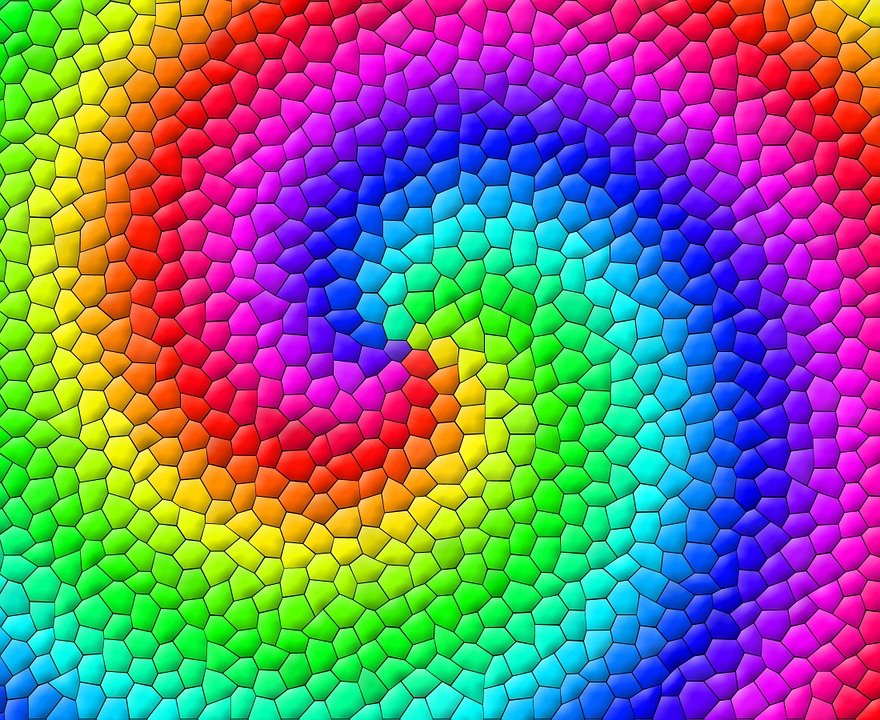
#> input picture lab1/images/spiral.jpg, 880 x 720 px
$ jupyter execute --allow-errors introduction.ipynb   (shell and % lines are left out)
#> lines starting #> are read from the running program, lines starting #| are printed output that depends on the picture
# Introduction

This notebook is made to introduce you into computer vision world!
Today we will learn how to:
 - import image to python
 - capture camera
 - OpenCV basics

### First things first, let's see if your environment works
Run code cell below

[cell 1]
import cv2
import matplotlib.pyplot as plt

print(cv2.version.opencv_version)

Looks good :D

### Getting image

Most of time we will need data to work on, so we have to get it somehow.
In order to get image into python we can use **OpenCV** module.

[cell 2]
IMAGE_PATH = "./images/spiral.jpg"
img = cv2.imread(IMAGE_PATH)
#> img is the input picture: shape (720, 880, 3); mean B, G, R 126.4, 115.1, 126.3

Let's print our beautiful image!

[cell 3]
print(img)
#> (printed output is left out)

Oh wait, what the *!?&
Why our image turned into numbers??

Well, every image is just an array of numbers (pixels) from **[0 .. 255]**
First dimension stands for **height**

[cell 4]
img_height = img.shape[0]
#> img_height = 720
img_height
#> Out = 720

Second one for **width**

[cell 5]
img_width = img.shape[1]
#> img_width = 880
img_width
#> Out = 880

The third one is pixel
**REMEMBER** in OpenCV order of colors is BGR

[cell 6]
some_pixel = img[0, 10]
#> some_pixel = [0, 76, 0]
some_pixel
#> Out = [0, 76, 0]

Now we can actually see our image :)
we do this via **matplotlib** module

[cell 7]
plt.imshow(img)
plt.axis('off')
plt.show()

### Now let's try to capture our camera

Run *capture_camera.py*

### 1. Exercise

Today we have two exercises and this is the first one!
You have to complete the function below so that it returns the image
with only one color!

[cell 8]
import numpy as np

def get_one_color(image : list,
                  color : int) -> list:
    """
    :param image: input image
    :param color: color as integer:
                  BLUE = 0
                  GREEN = 1
                  RED = 2
    :return: image with only one color
    """
#> called with color = 0
    return image[:, :, color]
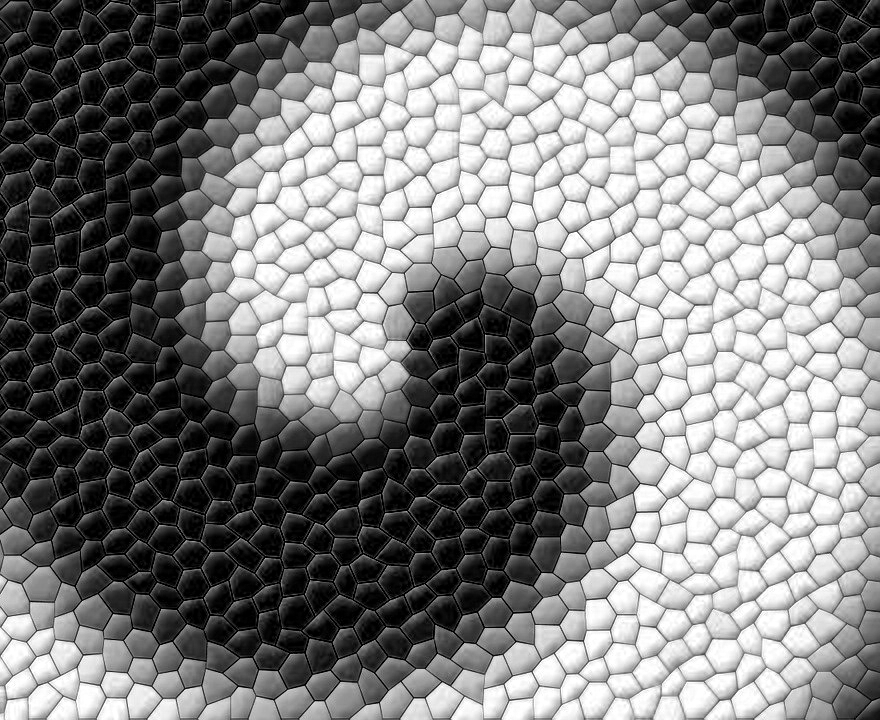
#> returned value: shape (720, 880); min 0, max 255, mean 126.4

#     raise NotImplementedError("Implement get_one_color function!")

Check your implementation

[cell 9]
BLUE = 0
GREEN = 1
RED = 2

plt.figure(figsize=(20, 20))
plt.subplot(311)
one_color_img = get_one_color(img.copy(), color=BLUE)
plt.imshow(one_color_img)
plt.axis('off')
plt.subplot(312)
one_color_img = get_one_color(img.copy(), color=GREEN)
#> call 2 of get_one_color, with color = 1
#> in get_one_color (call 2), `return image[:, :, color]`:
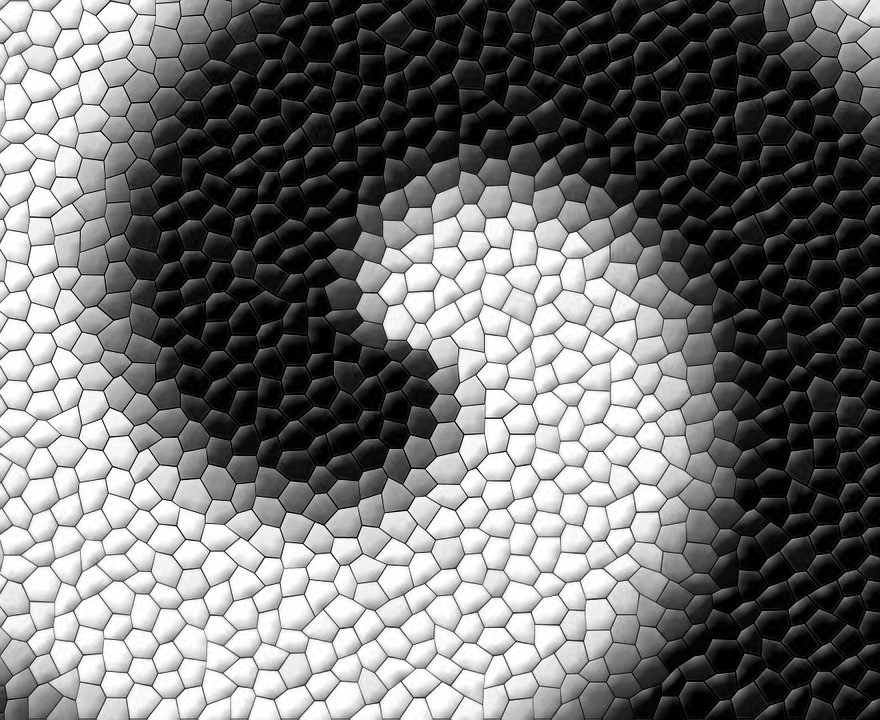
#> returned value: shape (720, 880); min 0, max 255, mean 115.1
plt.imshow(one_color_img)
plt.axis('off')
plt.subplot(313)
one_color_img = get_one_color(img.copy(), color=RED)
#> call 3 of get_one_color, with color = 2
#> in get_one_color (call 3), `return image[:, :, color]`:
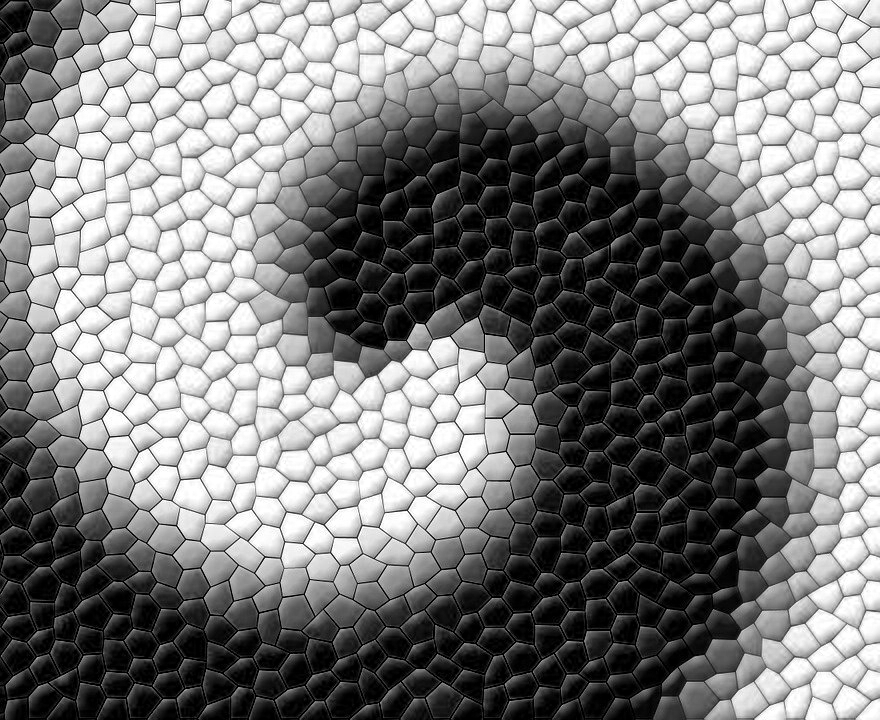
#> returned value: shape (720, 880); min 0, max 255, mean 126.3
plt.imshow(one_color_img)
plt.axis('off')
plt.show()
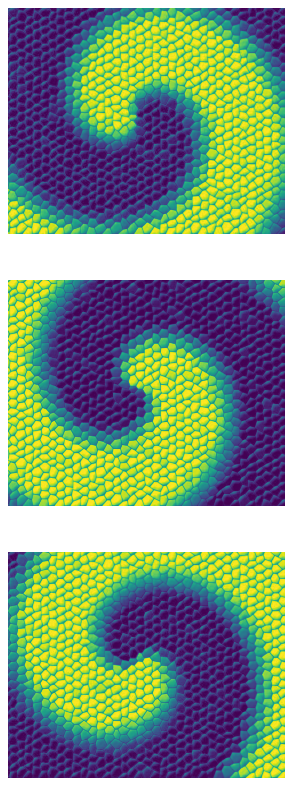
#> figure drawn by matplotlib, 3 panels

### 2. Exercise

Now you have to complete function, that converts BGR image to grayscale.

*Hint:*
You may need this equation for new pixel

$ Greyscale = R + G + B / 3$

[cell 10]
def color_to_gray(image : list) -> list:
    """
    :param image: Input image
    :return Image converted to grayscale
    """
#     result = np.zeros(shape=image.shape[:2])
    image[:, :, 0] = image[:, :, 0] / 3
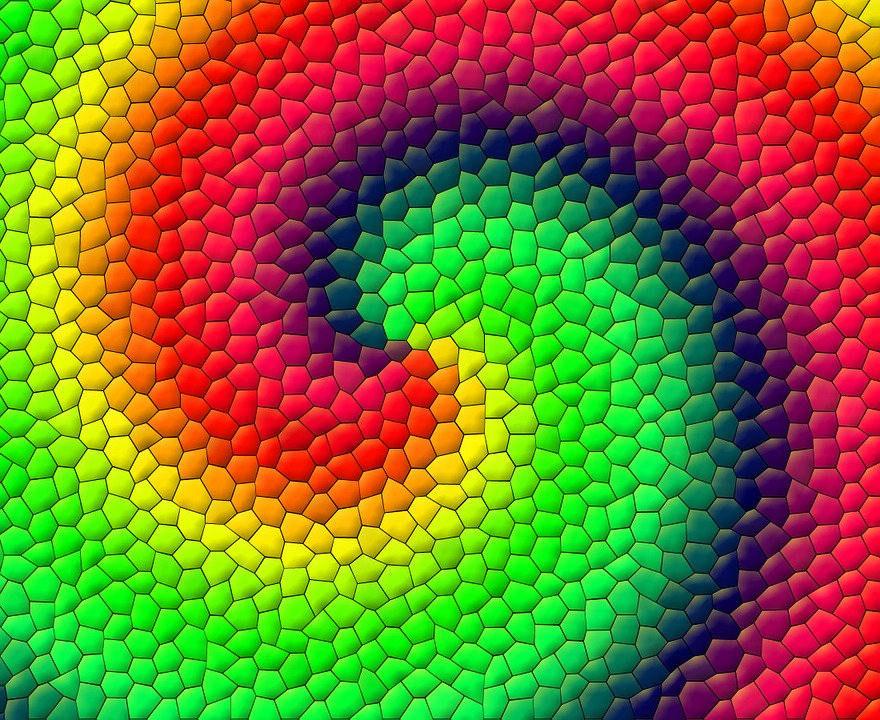
#> image: shape (720, 880, 3); mean B, G, R 41.8, 115.1, 126.3
    result = np.sum(image, axis=2)
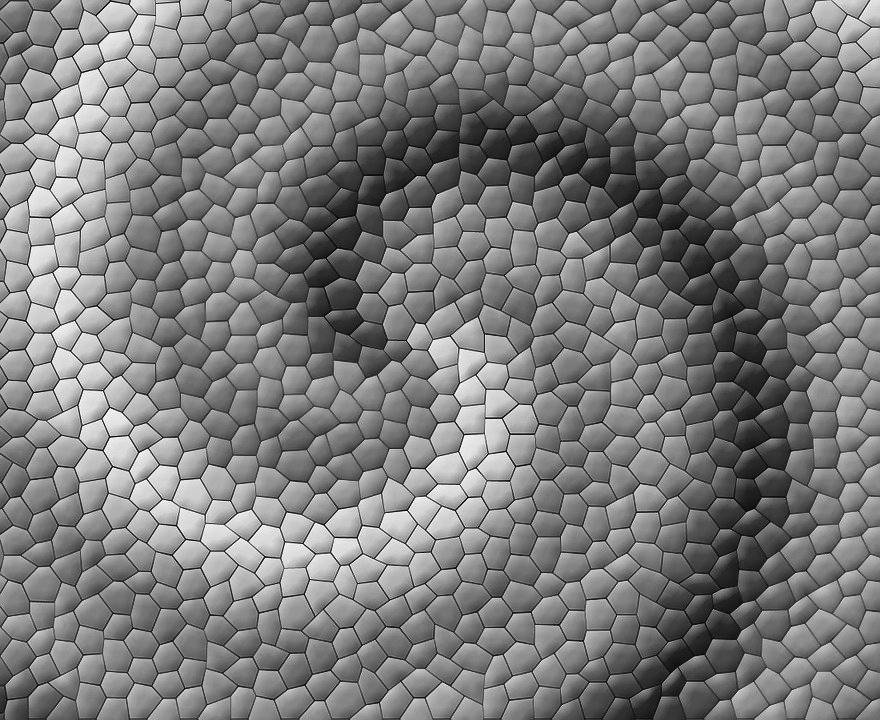
#> result: shape (720, 880) uint64; min 12, max 569, mean 283.2; drawn with min black and max white
    return result

#     raise NotImplementedError("Implement color_to_gray function!")

Check your function

[cell 11]
grayscale_image = color_to_gray(img)

plt.imshow(grayscale_image, cmap="gray")
plt.axis('off')
plt.show()

Yaaaaaaaaaay! You did it!

### Grayscale in OpenCV
Your *color_to_gray* function is cute but unfortunately we will be using
OpenCV to convert image colors by *cv2.cvtColor* method.

[cell 12]
IMAGE_PATH = "./images/spiral.jpg"
img = cv2.imread(IMAGE_PATH)
grayscale_cv2_image = cv2.cvtColor(img, cv2.COLOR_BGR2GRAY)
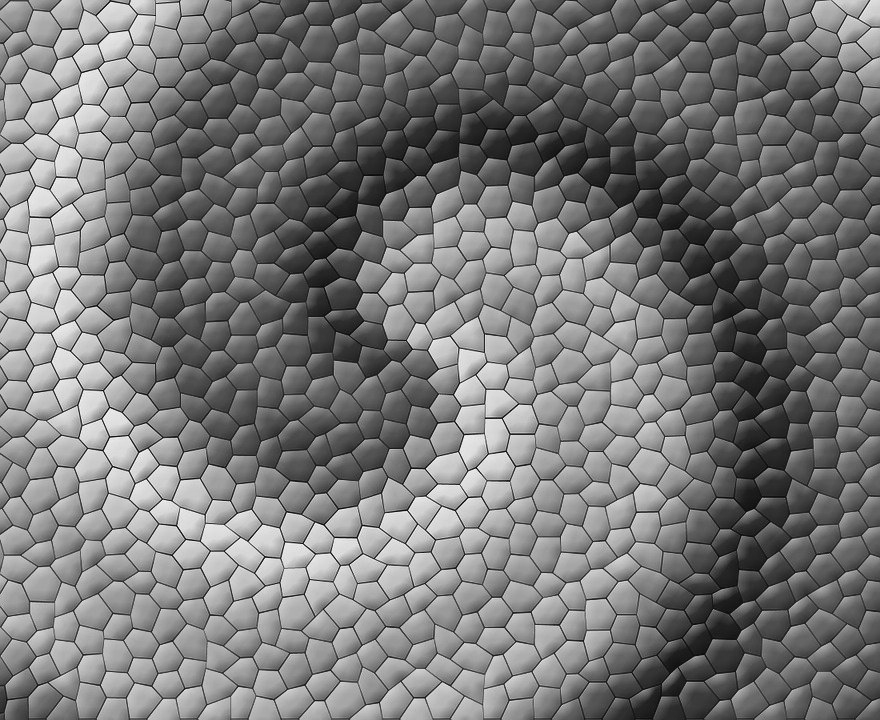
#> grayscale_cv2_image: shape (720, 880); min 5, max 246, mean 119.7

plt.imshow(grayscale_cv2_image, cmap="gray")
plt.axis("off")
plt.show()

# Kernels

How does kernel work?

### $ \
g(x, y) = \omega * f(x,y) = \sum_{dx=-a}^{a} \sum_{dy=-b}^b \omega(dx, dy)f(x + dx, y + dy)\\
where: \\
f \to image \\
g \to filtered \ image \\
\omega \to kernel \\
\omega_{{a}\times{b}} = \begin{bmatrix} \omega_{1,1} & ... & \omega_{1,b} \\ . & . & . \\ \omega_{a,1} & . & \omega_{a,b} \end{bmatrix}\
$

### 3. Exercise
Implement *apply_kernel* function below

[cell 13]
import numpy as np

def apply_kernel(img, kernel):
    """
    :param image: input image
    :param kernel: kernel as numpy array
    :return: filtered image
    """

    raise NotImplementedError("Implement apply_kernel function!")

[cell 14]
kernel = np.array([[0, 1, 0],
                   [0, 1, 0],
                   [0, 1, 0]])

#> (the rest of this cell did not finish here and is left out)

[cell 15]
IMAGE_PATH = "./images/spiral.jpg"
img = cv2.imread(IMAGE_PATH)

img = cv2.cvtColor(img, cv2.COLOR_BGR2GRAY)

kernel = np.array([[1, 0, -1],
                   [1, 0, -1],
                   [1, 0, -1]])

kernel = kernel.T

# kernel = kernel / 9.0

filtered_img = cv2.filter2D(img, -1, kernel)
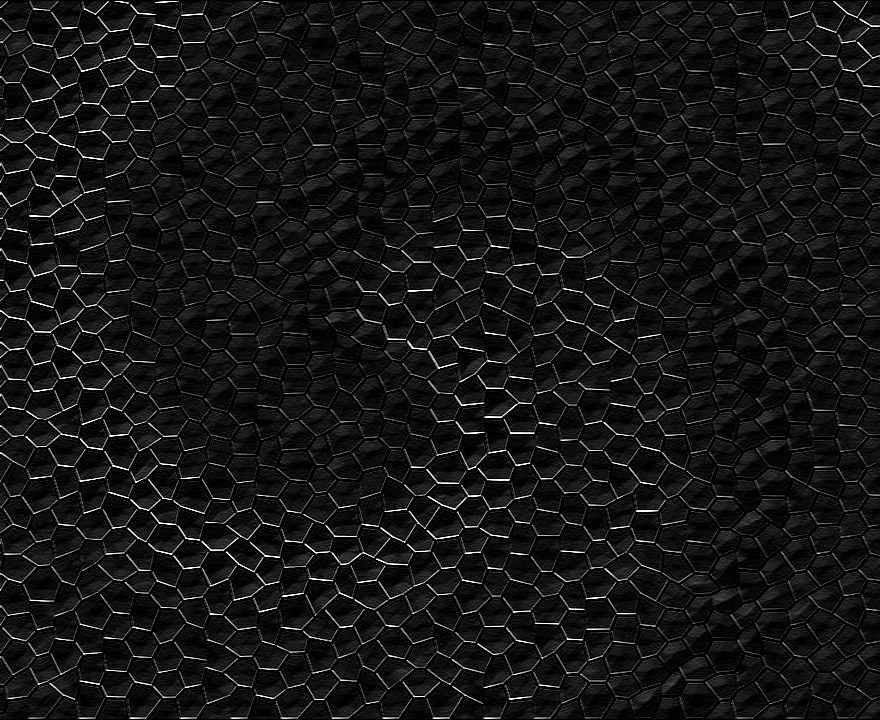
#> filtered_img: shape (720, 880); min 0, max 255, mean 20.6

plt.figure(figsize=(25, 25))
plt.subplot(121)
plt.imshow(filtered_img, cmap="gray")
plt.axis('off')
plt.subplot(122)
plt.imshow(img, cmap='gray')
plt.axis('off')
plt.show()
